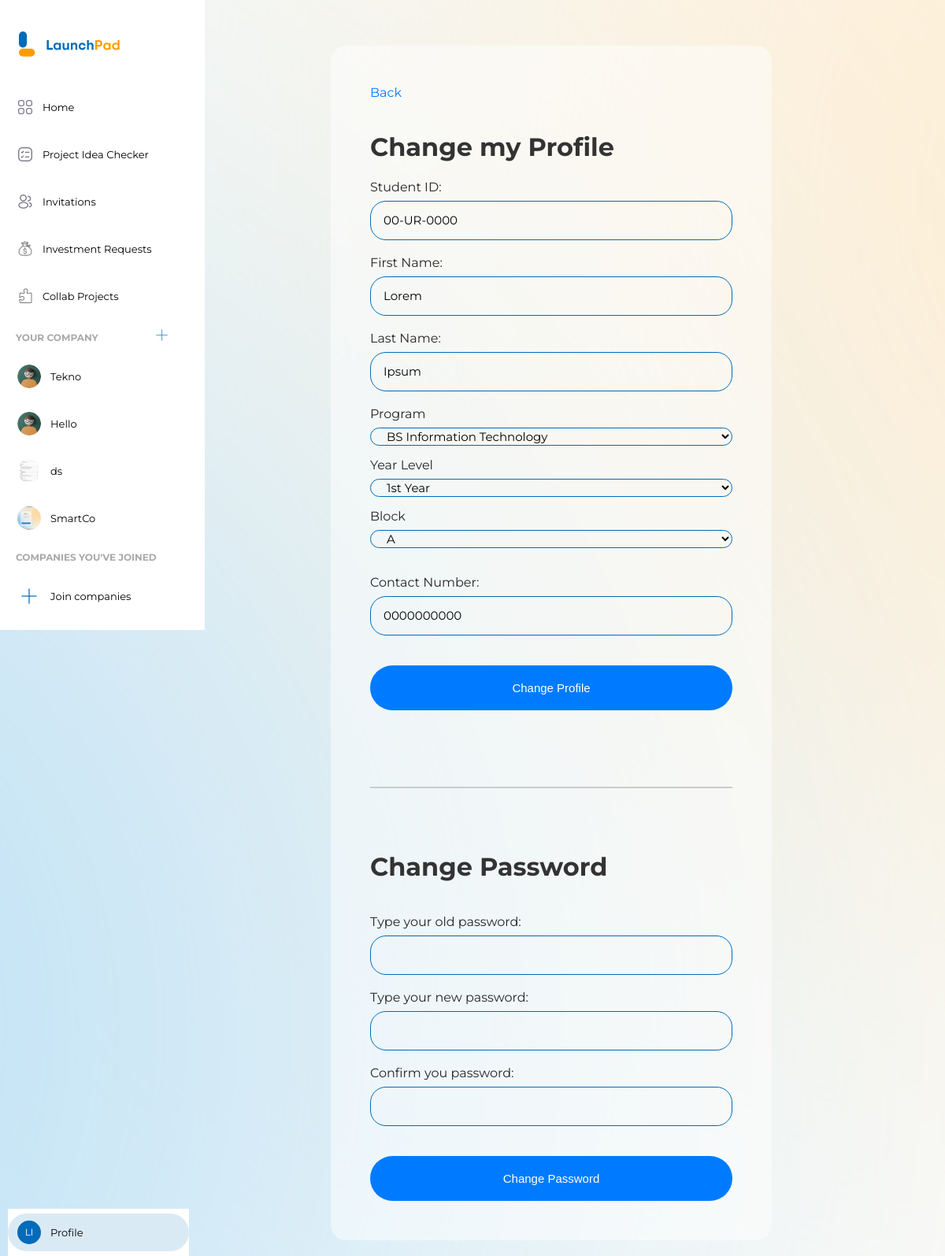
/edit_profile.php (signed in), run on the app's committed database.
### tables this page shows
CREATE TABLE `company_registration` (
  `Company_ID` int(11) NOT NULL,
  `Student_ID` varchar(20) NOT NULL,
  `Company_name` varchar(100) NOT NULL,
  `Company_logo` varchar(100) NOT NULL,
  `Company_description` text NOT NULL,
  `Registration_date` datetime NOT NULL
);

CREATE TABLE `student_registration` (
  `Student_ID` varchar(50) NOT NULL,
  `Student_fname` varchar(100) NOT NULL,
  `Student_lname` varchar(100) NOT NULL,
  `Student_email` varchar(100) NOT NULL,
  `Student_password` varchar(255) NOT NULL,
  `Course` varchar(255) NOT NULL,
  `Year` varchar(20) NOT NULL,
  `Block` varchar(20) NOT NULL,
  `Student_contactno` varchar(255) NOT NULL
);

### edit_profile.php (the view, shortened to what this page needs)
<?php
require "config.php";
$userEmail = $_SESSION["email"];
if (isset($userEmail)) {
    $checkCompanyQuery = "SELECT c.*, s.Student_ID
                        FROM company_registration c
                        INNER JOIN student_registration s ON c.Student_ID = s.Student_ID
                        WHERE s.Student_email = '$userEmail'";
} else {
    $checkCompanyQuery = "SELECT * FROM company_registration WHERE Company_ID = '$selectedCompanyID'";
}
$resultCompany = mysqli_query($conn, $checkCompanyQuery);
$hasCompany = mysqli_num_rows($resultCompany) > 0;
?>
<!DOCTYPE html>
<html lang="en">
<head>
    <link rel="stylesheet" href="css/navbar.css">
    <link rel="stylesheet" href="css/profile.css">
    <link rel="stylesheet" href="css/editprof.css">
</head>
<body>
<aside class="sidebar">
            <header class="sidebar-header">
                <img src="\launchpad\images\logo-text.svg" class="logo-img">
            </header>
            <nav>
                <a href="index.php" >
                <button>
                    <span>
                        <i ><img src="\launchpad\images\home-icon.png" alt="home-logo" class="logo-ic"></i>
                        <span>Home</span>
                    </span>
                </button>
            </a>
            <a href="project-idea-checker.php">
                <button>
                    <span>
                        <i ><img src="\launchpad\images\project-checker-icon.png" alt="home-logo" class="logo-ic"></i>
                        <span>Project Idea Checker</span>
                    </span>
                </button>
    </a>
    <a href="invitations.php">
                <button>
                    <span>
                        <i ><img src="\launchpad\images\invitation-icon.png" alt="home-logo" class="logo-ic"></i>
                        <span>Invitations</span>
                    </span>
                </button>
    </a>            <a href="investment.php">
                <button>
                    <span>
                        <i><img src="\launchpad\images\iconinvestment.png" alt="home-logo" class="logo-ic"></i>
                        <span>Investment Requests</span>
                    </span>
                </button>
            </a>
            <a href="collabprojects.php">
                <button>
                    <span>
                        <i><img src="\launchpad\images\iconpuzzle.png" alt="home-logo" class="logo-ic"></i>
                        <span>Collab Projects</span>
                    </span>
                </button>
            </a>
                <p class="divider-company">YOUR COMPANY<a href="create-company.php" style="text-decoration: none;">
                   <img src="\launchpad\images\join-company-icon.png" alt="Join Company Icon" width="15px" height="15px" style="margin-left: 70px;">
   </a></p>
                <?php if ($hasCompany): ?>
                <?php foreach ($resultCompany as $row): ?>
                    <a href="company_view.php?Company_id=<?php echo $row['Company_ID']; ?>">
                        <button>
                            <span class="<?php echo 'btn-company-created'; ?>">
                                <div class="circle-avatar">
                                    <?php if (!empty($row['Company_logo'])): ?>
                                        <img src="\launchpad\<?php echo $row['Company_logo']; ?>" alt="Company Logo" class="img-company">
                                    <?php endif; ?>
                                </div>
                                <span class="create-company-text">
                                    <?php echo $row['Company_name']; ?>
                                </span>
                            </span>
                        </button>
                    </a>
                <?php endforeach; ?>
                <?php endif; ?>
                <p class="divider-company">COMPANIES YOU'VE JOINED</p>
                <a href="#">
                <button>
                    <span  class="btn-join-company">
                        <i > <div class="circle-avatar">
                            <img src="\launchpad\images\join-company-icon.png" alt="">
                        </div></i>
                        <span class="join-company-text">Join companies</span>
                    </span>
                </button>
                </a>
<a href="#" class="active" style="position: fixed; bottom: 0; background-color: white;">
                <button>
                    <span>
                    <div class="avatar2" id="initialsAvatar7"></div>
                        <span>Profile</span>
                    </span>
                </button>
</a>
            </nav>
        </aside>
        <?php
        $email = $_SESSION['email'];
        $select_user_info = "SELECT * FROM student_registration WHERE Student_email='$email'";
        $result_user_info = mysqli_query($conn, $select_user_info);
        if ($result_user_info) {
            if (mysqli_num_rows($result_user_info) > 0) {
                $row = mysqli_fetch_assoc($result_user_info);
                $stud_id = $row['Student_ID'];
                $fname = $row['Student_fname'];
                $lname = $row['Student_lname'];
                $course = $row['Course'];
                $year = $row['Year'];
                $block = $row['Block'];
                $contactNo = $row['Student_contactno'];
            }
        }
    $email = $_SESSION['email'];
        $select_user_info = "SELECT * FROM student_registration WHERE Student_email='$email'";
        $result_user_info = mysqli_query($conn, $select_user_info);
        if ($result_user_info) {
            if (mysqli_num_rows($result_user_info) > 0) {
                $row = mysqli_fetch_assoc($result_user_info);
                $stud_id = $row['Student_ID'];
                $fname = $row['Student_fname'];
                $lname = $row['Student_lname'];
                $course = $row['Course'];
                $year = $row['Year'];
                $block = $row['Block'];
                $contactNo = $row['Student_contactno'];
            }
        }
?>
<div class="content">
    <br><br>
    <div class="editpro">
    <a href="profile.php">Back</a>
    <br><br>
   <h1>Change my Profile</h1>
    <form action="" method="post">
            <label for="new_studentid">Student ID:</label>
            <input type="text" name="new_studentid" value="<?php echo $stud_id?>" required readonly>
<br><br>
            <label for="new_student_fname">First Name:</label>
            <input type="text" name="new_student_fname" value="<?php echo $fname?>" required>
<br><br>
            <label for="new_student_lname">Last Name:</label>
            <input type="text" name="new_student_lname" value="<?php echo $lname?>" required>
<br><br>
            <label for="course">Program</label>
            <select id="course" name="new_course" required>
                <option value="BS Information Technology" <?php if(isset($course) && $course=="BS Information Technology"){ echo "selected"; }?>>BS Information Technology</option>
            </select>
            <label for="yearlevel">Year Level</label>
            <select name="new_yearlevel" id="yearlevel">
                <option value="1st Year" <?php if(isset($year) && $year=="1st Year"){ echo "selected"; }?>>1st Year</option>
            </select>
            <label for="block">Block</label>
            <select name="new_block" id="block">
                <option value="A" <?php if(isset($block) && $block=="A"){ echo "selected"; }?>>A</option>
            </select>
<br><br>
            <label for="new_student_contactno">Contact Number:</label>
            <input type="tel" name="new_student_contactno" value="<?php echo $contactNo?>" required>
<br><br><br>
            <button name="btnEditProfile" type="submit">Change Profile</button>
        </form>
        <br><br><br>
        <hr>
<br>
        <h1>Change Password</h1>
<br>
<form action="" method="post">
            <label for="password">Type your old password: </label>
            <input type="password" name="password" id="password" required>
       <br>  <br>
            <label for="new_password">Type your new password: </label>
            <input type="password" name="new_password" id="new_password" required>
<br><br>
            <label for="confirm_password">Confirm you password: </label>
            <input type="password" name="confirm_password" id="confirm_password" required>
<br><br><br>
            <button name="btnEditCredentials" type="submit">Change Password</button>
        </form>
    </div>
    </div>
</body>
</html>

### css/navbar.css (style rules this page uses)
* { box-sizing: border-box; }
:root { --pblue-color: #006BB9; --pyellow-color: #FF9D00; --bhov-color: #093a5d; }
html, body { height: 100%; margin: 0; }
body { margin: 0; background: url("/launchpad/images/background-light.svg"); background-attachment: fixed; background-position: center; background-repeat: no-repeat; background-size: cover; color: #262626; font-family: 'Montserrat', sans-serif; }
.sidebar { position: fixed; top: 0; left: 0; width: 260px; height: 100vh; padding: 40px 10px 30px 10px; background: #fff; overflow: scroll; }
.content { margin-top: 20px; margin-left: 270px; padding: 20px; }
.sidebar-header { width: 100%; margin-bottom: 30px; }
.logo-img { margin-left: 14px; height: 32px; }
.sidebar button { height: 60px; width: 230px; background: transparent; border: 0; padding: 0; font-family: inherit; cursor: pointer; }
.divider-company { font-size: 12px; font-weight: 700; color: #7373739c; margin-left: 10px; }
.sidebar button > span { display: flex; align-items: center; gap: 12px; height: 48px; padding: 0 12px; border-radius: 24px; line-height: 1; }
.sidebar button > span > span { transition: 0.3s; }
.sidebar a.active button > span { background-color: #006cb925; }
.sidebar button i { position: relative; font-size: 28px; transition: 0.2s; }
.sidebar button img { width: 20px; height: 20px; transition: 0.2s; }
.sidebar button span { font-size: 13px; }
.sidebar > nav { flex: 1 1 auto; display: flex; flex-direction: column }
.avatar2 { width: 30px; height: 30px; background-color: #006BB9; color: #fff; font-size: 12px; line-height: 30px; border-radius: 50%; }
.circle-avatar { width: 30px; height: 30px; border-radius: 50%; overflow: hidden; display: flex; align-items: center; justify-content: center; }
.circle-avatar > .img-company { width: 100%; height: 100%; object-fit: cover; }
.circle-avatar > img { display: inline-block; vertical-align: middle; }

### css/editprof.css (style rules this page uses)
body { margin: 0; padding: 0; }
.content { max-width: 800px; margin: 0 auto; padding: 20px; }
h1 { color: #333; }
.editpro label { display: block; margin-bottom: 8px; }
.editpro select { background-color: #ffffff00; border: 1px solid var(--pblue-color); font-family: inherit; font-size: 15px; padding: 0 16px; border-radius: 1.25rem; margin-bottom: 15px; width: 100%; box-sizing: border-box; transition: all 0.375s; }
.editpro input { width: 100%; height: 50px; background-color: #ffffff00; border: 1px solid var(--pblue-color); font-family: inherit; font-size: 15px; padding: 0 16px; border-radius: 1.25rem; transition: all 0.375s; }
.editpro button { background-color: #007bff; color: #fff; padding: 20px; border: none; border-radius: 5px; cursor: pointer; width: 100%; border-radius: 30px; font-size: 15px; }
.editpro a { color: #007bff; text-decoration: none; }
.editpro hr { border: 1px solid #ccc; margin: 40px 0; }
.editpro { background-color: rgba(255, 255, 255, 0.474); border-radius: 20px; margin-left: 200px; padding: 50px !important; }

### data on the page
company_registration: Company_name "Tekno"
company_registration: Company_logo (picture), Company_name "Hello"
company_registration: Company_logo (picture), Company_name "ds"
company_registration: Company_logo (picture), Company_name "SmartCo"
student_registration: new_studentid "00-UR-0000", new_student_fname "Lorem", new_student_lname "Ipsum", new_course "BS Information Technology", new_yearlevel "1st Year", new_block "A", new_student_contactno "0000000000"
